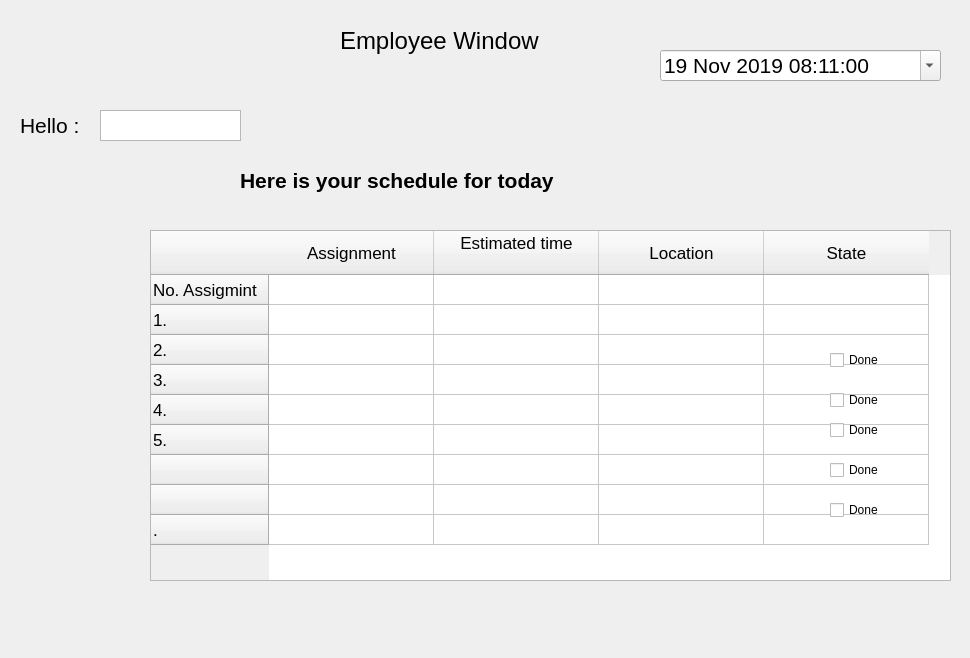
<?xml version="1.0" encoding="UTF-8"?>
<ui version="4.0">
 <class>Dialog</class>
 <widget class="QDialog" name="Dialog">
  <property name="geometry">
   <rect>
    <x>0</x>
    <y>0</y>
    <width>970</width>
    <height>658</height>
   </rect>
  </property>
  <property name="windowTitle">
   <string>Dialog</string>
  </property>
  <widget class="QLabel" name="label">
   <property name="geometry">
    <rect>
     <x>20</x>
     <y>100</y>
     <width>131</width>
     <height>51</height>
    </rect>
   </property>
   <property name="font">
    <font>
     <pointsize>16</pointsize>
    </font>
   </property>
   <property name="text">
    <string>Hello :</string>
   </property>
  </widget>
  <widget class="QLabel" name="label_3">
   <property name="geometry">
    <rect>
     <x>240</x>
     <y>140</y>
     <width>511</width>
     <height>81</height>
    </rect>
   </property>
   <property name="font">
    <font>
     <pointsize>16</pointsize>
     <weight>75</weight>
     <italic>false</italic>
     <bold>true</bold>
    </font>
   </property>
   <property name="text">
    <string>Here is your schedule for today</string>
   </property>
  </widget>
  <widget class="QTextEdit" name="textEdit">
   <property name="geometry">
    <rect>
     <x>100</x>
     <y>110</y>
     <width>141</width>
     <height>31</height>
    </rect>
   </property>
   <property name="html">
    <string>&lt;!DOCTYPE HTML PUBLIC &quot;-//W3C//DTD HTML 4.0//EN&quot; &quot;http://www.w3.org/TR/REC-html40/strict.dtd&quot;&gt;
&lt;html&gt;&lt;head&gt;&lt;meta name=&quot;qrichtext&quot; content=&quot;1&quot; /&gt;&lt;style type=&quot;text/css&quot;&gt;
p, li { white-space: pre-wrap; }
&lt;/style&gt;&lt;/head&gt;&lt;body style=&quot; font-family:'MS Shell Dlg 2'; font-size:7.8pt; font-weight:400; font-style:normal;&quot;&gt;
&lt;p style=&quot;-qt-paragraph-type:empty; margin-top:0px; margin-bottom:0px; margin-left:0px; margin-right:0px; -qt-block-indent:0; text-indent:0px;&quot;&gt;&lt;br /&gt;&lt;/p&gt;&lt;/body&gt;&lt;/html&gt;</string>
   </property>
  </widget>
  <widget class="QTableWidget" name="tableWidget">
   <property name="geometry">
    <rect>
     <x>150</x>
     <y>230</y>
     <width>801</width>
     <height>351</height>
    </rect>
   </property>
   <property name="font">
    <font>
     <pointsize>13</pointsize>
    </font>
   </property>
   <property name="frameShape">
    <enum>QFrame::StyledPanel</enum>
   </property>
   <property name="lineWidth">
    <number>2</number>
   </property>
   <property name="verticalScrollBarPolicy">
    <enum>Qt::ScrollBarAsNeeded</enum>
   </property>
   <property name="sizeAdjustPolicy">
    <enum>QAbstractScrollArea::AdjustToContents</enum>
   </property>
   <property name="columnCount">
    <number>4</number>
   </property>
   <attribute name="horizontalHeaderDefaultSectionSize">
    <number>165</number>
   </attribute>
   <row>
    <property name="text">
     <string>No. Assigmint</string>
    </property>
   </row>
   <row>
    <property name="text">
     <string>1.</string>
    </property>
   </row>
   <row>
    <property name="text">
     <string>2.</string>
    </property>
   </row>
   <row>
    <property name="text">
     <string>3.</string>
    </property>
   </row>
   <row>
    <property name="text">
     <string>4.</string>
    </property>
   </row>
   <row>
    <property name="text">
     <string>5.</string>
    </property>
   </row>
   <row>
    <property name="text">
     <string/>
    </property>
   </row>
   <row>
    <property name="text">
     <string/>
    </property>
   </row>
   <row>
    <property name="text">
     <string>.</string>
    </property>
   </row>
   <column>
    <property name="text">
     <string>Assignment</string>
    </property>
    <property name="background">
     <color>
      <red>0</red>
      <green>0</green>
      <blue>0</blue>
     </color>
    </property>
   </column>
   <column>
    <property name="text">
     <string>Estimated time
</string>
    </property>
   </column>
   <column>
    <property name="text">
     <string>Location</string>
    </property>
   </column>
   <column>
    <property name="text">
     <string>State</string>
    </property>
   </column>
  </widget>
  <widget class="QCheckBox" name="checkBox">
   <property name="geometry">
    <rect>
     <x>830</x>
     <y>350</y>
     <width>81</width>
     <height>20</height>
    </rect>
   </property>
   <property name="text">
    <string>Done</string>
   </property>
  </widget>
  <widget class="QCheckBox" name="checkBox_2">
   <property name="geometry">
    <rect>
     <x>830</x>
     <y>500</y>
     <width>81</width>
     <height>20</height>
    </rect>
   </property>
   <property name="text">
    <string>Done</string>
   </property>
  </widget>
  <widget class="QCheckBox" name="checkBox_3">
   <property name="geometry">
    <rect>
     <x>830</x>
     <y>460</y>
     <width>81</width>
     <height>20</height>
    </rect>
   </property>
   <property name="text">
    <string>Done</string>
   </property>
  </widget>
  <widget class="QCheckBox" name="checkBox_4">
   <property name="geometry">
    <rect>
     <x>830</x>
     <y>390</y>
     <width>81</width>
     <height>20</height>
    </rect>
   </property>
   <property name="text">
    <string>Done</string>
   </property>
  </widget>
  <widget class="QCheckBox" name="checkBox_5">
   <property name="geometry">
    <rect>
     <x>830</x>
     <y>420</y>
     <width>81</width>
     <height>20</height>
    </rect>
   </property>
   <property name="maximumSize">
    <size>
     <width>81</width>
     <height>16777215</height>
    </size>
   </property>
   <property name="text">
    <string>Done</string>
   </property>
  </widget>
  <widget class="QLabel" name="label_2">
   <property name="geometry">
    <rect>
     <x>340</x>
     <y>0</y>
     <width>301</width>
     <height>81</height>
    </rect>
   </property>
   <property name="font">
    <font>
     <pointsize>18</pointsize>
    </font>
   </property>
   <property name="text">
    <string>Employee Window</string>
   </property>
  </widget>
  <widget class="QDateTimeEdit" name="dateTimeEdit">
   <property name="geometry">
    <rect>
     <x>660</x>
     <y>50</y>
     <width>281</width>
     <height>31</height>
    </rect>
   </property>
   <property name="font">
    <font>
     <pointsize>16</pointsize>
    </font>
   </property>
   <property name="dateTime">
    <datetime>
     <hour>8</hour>
     <minute>11</minute>
     <second>0</second>
     <year>2019</year>
     <month>11</month>
     <day>19</day>
    </datetime>
   </property>
   <property name="time">
    <time>
     <hour>8</hour>
     <minute>11</minute>
     <second>0</second>
    </time>
   </property>
   <property name="maximumDateTime">
    <datetime>
     <hour>16</hour>
     <minute>59</minute>
     <second>58</second>
     <year>9999</year>
     <month>12</month>
     <day>31</day>
    </datetime>
   </property>
   <property name="minimumDateTime">
    <datetime>
     <hour>8</hour>
     <minute>0</minute>
     <second>0</second>
     <year>1752</year>
     <month>9</month>
     <day>14</day>
    </datetime>
   </property>
   <property name="calendarPopup">
    <bool>true</bool>
   </property>
  </widget>
  <zorder>label</zorder>
  <zorder>label_3</zorder>
  <zorder>textEdit</zorder>
  <zorder>tableWidget</zorder>
  <zorder>checkBox_2</zorder>
  <zorder>checkBox_3</zorder>
  <zorder>checkBox</zorder>
  <zorder>checkBox_4</zorder>
  <zorder>checkBox_5</zorder>
  <zorder>label_2</zorder>
  <zorder>dateTimeEdit</zorder>
 </widget>
 <resources/>
 <connections/>
</ui>
